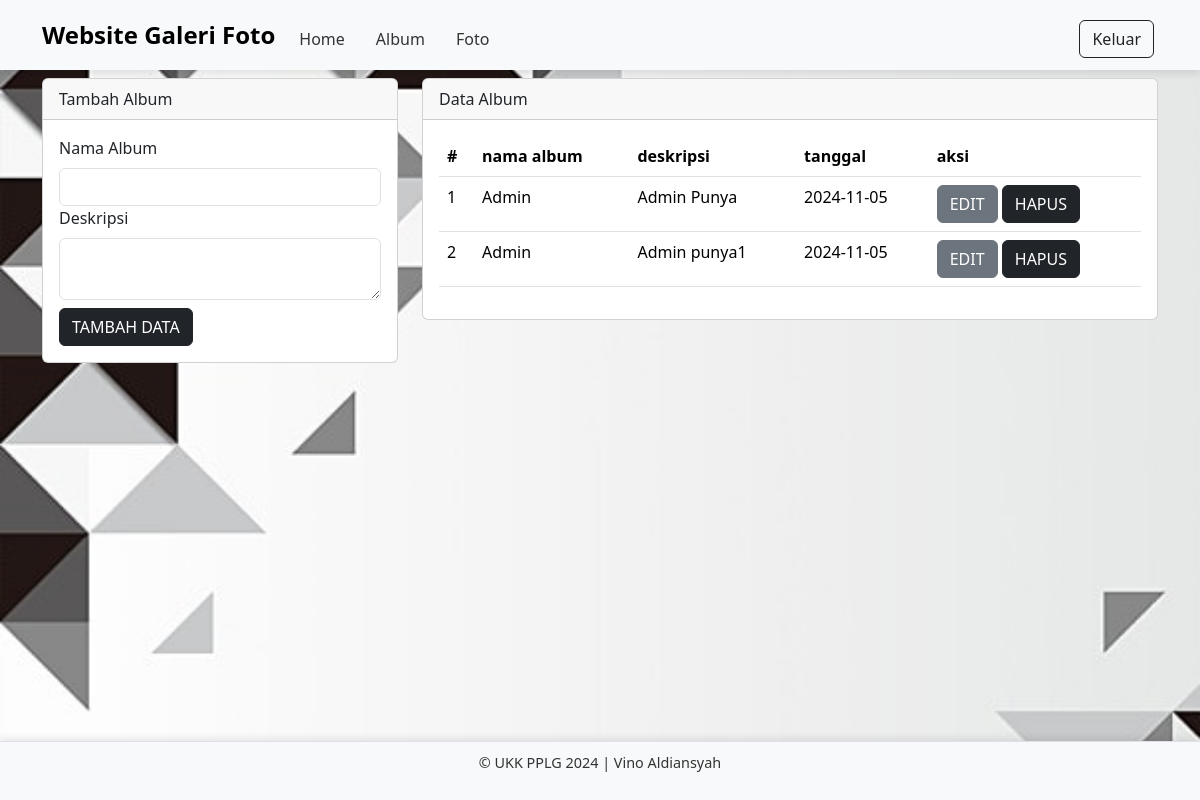
The page /user/album.php (signed in) on the database its author committed.
### tables this page shows
CREATE TABLE `album` (
  `albumid` int(11) NOT NULL,
  `namaalbum` varchar(255) NOT NULL,
  `deskripsi` text NOT NULL,
  `tanggalbuat` date NOT NULL,
  `userid` int(11) NOT NULL
);

### user/album.php (the view, shortened to what this page needs)
<?php
include '../config/koneksi.php';
?>
<!DOCTYPE html>
<html lang="en">
<head>
    <link rel="stylesheet" type="text/css" href="../assets/css/bootstrap.min.css">
    <link rel="stylesheet" href="../assets/style.css" class="rel">
</head>
<body>
    <nav class="navbar navbar-expand-lg bg-body-tertiary">
        <div class="container">
            <a class="navbar-brand" href="index.php">Website Galeri Foto</a>
            <div class="collapse navbar-collapse mt-2" id="navbarNavAltMarkup">
                <div class="navbar-nav me-auto">
                <a href="home.php" class="nav-link">Home</a>
                    <a href="album.php" class="nav-link">Album</a>
                    <a href="foto.php" class="nav-link">Foto</a>
                </div>
                <a href="../config/aksi_logout.php" class="btn btn-outline-dark m-1">Keluar</a>
            </div>
        </div>
    </nav>
    <div class="container">
        <div class="row">
            <div class="col-md-4">
                <div class="card mt-2">
                    <div class="card-header">Tambah Album</div>
                    <div class="card-body">
                        <form action="../config/aksi_album_user.php" method="POST">
                            <label class="form-label">Nama Album</label>
                            <input type="text" name="namaalbum" class="form-control" required>
                            <label class="form-label">Deskripsi</label>
                            <textarea class="form-control" name="deskripsi" required></textarea>
                            <button type="sumbit" class="btn btn-dark mt-2" name="tambah">TAMBAH DATA</button>
                        </form>
                    </div>
                </div>
            </div>
            <div class="col-md-8">
                <div class="card mt-2">
                    <div class="card-header">Data Album</div>
                    <div class="card-body">
                        <table class="table">
                            <thead>
                                <tr>
                                    <th>#</th>
                                    <th>nama album</th>
                                    <th>deskripsi</th>
                                    <th>tanggal</th>
                                    <th>aksi</th>
                                </tr>
                            </thead>
                            <tbod>
                                <?Php
                                $no = 1;
                                $userid = $_SESSION['userid'];
                                $sql = mysqli_query($koneksi, "SELECT * FROM album WHERE userid='$userid'");
                                while ($data = mysqli_fetch_array($sql)) {
                                    ?>
                                    <tr>
                                        <td><?php echo $no++ ?></td>
                                        <td><?php echo $data['namaalbum'] ?></td>
                                        <td><?php echo $data['deskripsi'] ?></td>
                                        <td><?php echo $data['tanggalbuat'] ?></td>
                                        <td>
                                            <button type="button" class="btn btn-secondary" data-bs-toggle="modal"
                                                data-bs-target="#edit<?php echo $data['albumid'] ?>">
                                                EDIT
                                            </button>
                                            <button type="button" class="btn btn-dark" data-bs-toggle="modal"
                                                data-bs-target="#hapus<?php echo $data['albumid'] ?>">
                                                HAPUS
                                            </button>
                                        </td>
                                    </tr>
                                    <?php
                                }
                                ?>
                        </table>
                    </div>
                </div>
            </div>
        </div>
    </div>
    <footer class="d-flex justify-content-center border-top mt-3 bg-light fixed-bottom">
        <p>&copy; UKK PPLG 2024 | Vino Aldiansyah</p>
    </footer>
</body>
</html>

### assets/style.css (style rules this page uses)
body { background-image: url('../assets/image/bg.jpg'); background-size: cover; background-attachment: fixed; background-repeat: no-repeat; color: #333; }
.navbar { background-color: rgba(255, 255, 255, 0.8); box-shadow: 0px 4px 8px rgba(0, 0, 0, 0.1); }
.navbar-brand { font-weight: bold; font-size: 1.5rem; color: #000000 !important; }
.navbar-nav .nav-link { color: #333 !important; margin-right: 15px; }
footer { padding: 10px; background-color: rgba(255, 255, 255, 0.9); color: #333; font-size: 0.9rem; position: fixed; width: 100%; bottom: 0; text-align: center; box-shadow: 0px -2px 8px rgba(0, 0, 0, 0.1); }

### rows shown on the page
album: namaalbum "Admin", deskripsi "Admin Punya", tanggalbuat "2024-11-05"
album: namaalbum "Admin", deskripsi "Admin punya1", tanggalbuat "2024-11-05"
